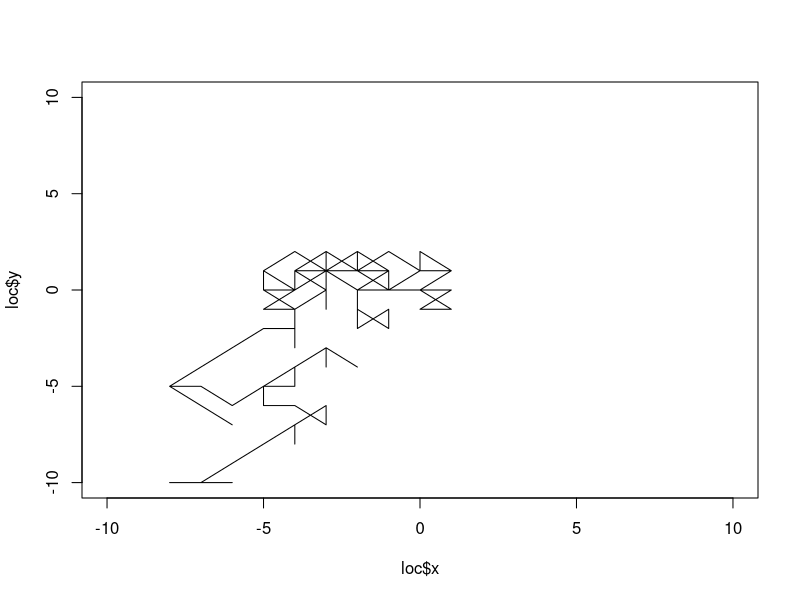

Write R code to recreate this figure.
# Title: Analyze Categorical Data, Two Way
# Desription: Analyze a categorical dataset using frequency tables and mosaic
#             plots with chi squared, p-values and Cramer's v to test for
#             statistical significance
# Author: James Harper, PE, ENV SP
# Date Created: February 4, 2018
# -----------------------------------------------------------------------------

# Clear environment and console
rm(list = ls())
cat("\014")

# Define functions
ChangeLoc = function(direction) {
  if (direction == "N") {
    return(c(0, 1))
  } else if (direction == "S") {
    return(c(0, -1))
  } else if (direction == "E") {
    return(c(1, 0))
  } else if (direction == "W") {
    return(c(-1, 0))
  } else if (direction == "NW") {
    return(c(-1, 1))
  } else if (direction == "NE") {
    return(c(1, 1))
  } else if (direction == "SW") {
    return(c(-1, -1))
  } else if (direction == "SE") {
    return(c(1, -1))
  }
}

# Define area, starting loc, number of steps to take, and directions
area = data.frame(x.min = -10, x.max = 10, y.min = -10, y.max = 10)
start = c(0, 0)
steps = 100
directions = c("N", "S", "E", "W", "NW", "NE", "SW", "SE")

# Initialize loc and path variables
loc = data.frame(x = start[1], y = start[2])

for (step in 1:steps) {
  # print(paste("step =", step))
  check.boundary = 0
  while (check.boundary == 0) {
    direction = sample(directions, 1, replace = TRUE)
    change.loc = ChangeLoc(direction)
    # print(paste("change.loc =", change.loc))
    if (loc$x[length(loc$x)] + change.loc[1] >= area$x.min &&
        loc$x[length(loc$x)] + change.loc[1] <= area$x.max &&
        loc$y[length(loc$y)] + change.loc[2] >= area$y.min &&
        loc$y[length(loc$y)] + change.loc[2] <= area$y.max) {
      check.boundary = 1
    }
  }
  loc = rbind(loc, data.frame(x = loc$x[length(loc$x)] + change.loc[1], 
                              y = loc$y[length(loc$y)] + change.loc[2]))
}

# Plot path
plot(loc$x, loc$y, type = "l", 
     xlim = c(area$x.min, area$x.max),
     ylim = c(area$y.min, area$y.max))
